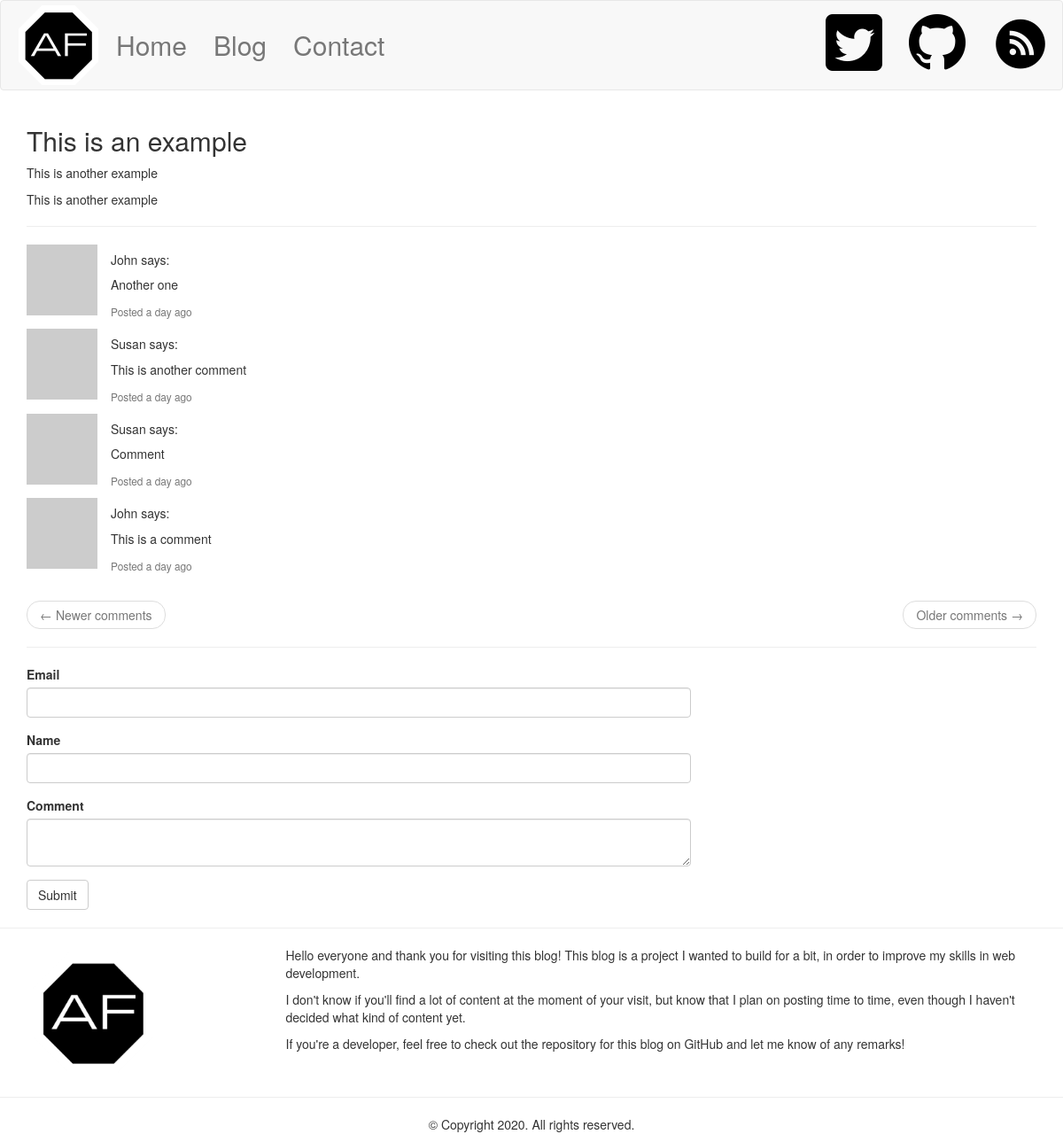
/post/1, run on the app's committed database.
### app/models.py (models this page shows, shortened)
class Post(db.Model):
    id = db.Column(db.Integer, primary_key = True)
    title = db.Column(db.String(80), unique = True)
    description = db.Column(db.String(140))
    body = db.Column(db.String)
    timestamp = db.Column(db.DateTime, default = datetime.utcnow)
    comments = db.relationship('Comment', backref='comments', lazy='dynamic')
    user_id = db.Column(db.Integer, db.ForeignKey('user.id'))

class Comment(db.Model):
    id = db.Column(db.Integer, primary_key=True)
    email = db.Column(db.String(64))
    name = db.Column(db.String)
    comment = db.Column(db.String)
    timestamp = db.Column(db.DateTime, default=datetime.utcnow)
    post_id = db.Column(db.Integer, db.ForeignKey('post.id'))
    def avatar(self, size):
        digest = md5(self.email.lower().encode('utf-8')).hexdigest()
        return 'https://www.gravatar.com/avatar/{}?d=identicon&s={}'.format(
            digest, size)

### app/routes.py (the view, shortened to what this page needs)
@app.route('/post/<id>', methods=['GET', 'POST'])
def post(id): #View for full post, since the blog and index view only display title + description
    post = Post.query.filter_by(id=id).first()
    page = request.args.get('page', 1, type=int)
    comments = Comment.query.filter_by(post_id=id).order_by(Comment.timestamp.desc()).paginate(
        page, app.config['COMMENTS_PER_POST'], False)
    next_page = url_for('post', id=id, page=comments.next_num) if comments.has_next else None
    prev_page = url_for('post', id=id, page=comments.prev_num) if comments.has_prev else None
    form = CommentForm()
    return render_template('post.html', title=post.title, form=form, post=post,
     comments=comments.items, next_page=next_page, prev_page=prev_page)

### app/forms.py
class CommentForm(FlaskForm):
    email = StringField('Email', validators=[DataRequired(), Email()])
    name = StringField('Name', validators=[DataRequired()])
    comment = TextAreaField('Comment', validators=[DataRequired()])
    submit = SubmitField('Submit')

### app/routes.py (called while the page is built)
@app.before_request #Update database for each new visit. Problem: takes in account my own visits
def before_request():
        visits = Stats.query.filter_by(day_visits = date.today()).first()
        if visits is None:
            new_day_visits = Stats()
            db.session.add(new_day_visits)
            db.session.commit()
        else:
            visits.visits += 1
            db.session.commit()

### app/templates/post.html
{% extends 'base.html' %}
{% block app_content %}
<h2>{{ post.title }}</h2>
<p>{{ post.description }}</p>
<p>{{ post.body }}</p>
{% include 'comment.html' %}
{% endblock %}

### app/templates/base.html (shortened to what this page needs)
{% extends 'bootstrap/base.html' %}
    {% block navbar %}
      <nav class="navbar navbar-default">
        <div class="container-fluid">
          <div class="navbar-header">
            <a href="{{ url_for('index') }}">
              <img src='{{ url_for("static", filename="img/logo_200x200.png") }}' width=100 height=100>
            </a>
          </div>
            <ul class="nav navbar-nav">
              <li style='top:25px; font-size: 30px;'><a href='{{ url_for("index") }}'>Home</a></li>
              <li style='top:25px; font-size: 30px;'><a href='{{ url_for("blog") }}'>Blog</a></li>
              <li style='top:25px; font-size: 30px;'><a href='{{ url_for("contact") }}'>Contact</a></li>
            </ul>
          <ul class=" nav navbar-nav navbar-right">
            <li><a href='https://twitter.com/AntoineFcrias'><img src=' {{ url_for("static", filename="img/twitter.png") }}'></a></li>
            <li><a href='https://github.com/Atienon'><img src=' {{ url_for("static", filename="img/github.png") }}'></a></li>
            <li><a href='{{ url_for("rss") }}'><img src=' {{ url_for("static", filename="img/RSS.png") }}'></a></li>
          </ul>
        </div>
      </nav>
    {% endblock %}
    {% block content %}
    <div class='container'>
    {% block app_content %}{% endblock %}
  </div>
    <hr>
    <footer>
      <div class='container'>
        <div class='row'>
          <div class='col-sm-3'>
            <img src="{{ url_for('static', filename='img/logo_200x200.png')}}" width=150 height=150>
          </div>
          <div class='col-sm-9'>
              <p>
                Hello everyone and thank you for visiting this blog! This blog is a project I wanted to build for a bit, in order to improve my skills in web development.
              </p>
              <p>
                I don't know if you'll find a lot of content at the moment of your visit, but know that I plan on posting time to time, even though I haven't decided what kind of content yet.
              </p>
              <p>
                If you're a developer, feel free to check out the repository for this blog on GitHub and let me know of any remarks!
              </p>
          </div>
        </div>
      </div>
      <hr>
      <p style='text-align:center'>© Copyright 2020. All rights reserved.</p>
    </footer>
{% endblock %}

### app/templates/comment.html
{% import 'bootstrap/wtf.html' as wtf%}
{% if comments %}<hr>{% endif %}
{% for comment in comments %}
<div class="card mb-3" style="max-width: 540px;">
  <div class="row no-gutters">
    <div class="col-md-2">
      <img src="{{ comment.avatar(64)}}" class="card-img" alt="Avatar">
    </div>
    <div class="col-md-10">
      <div class="card-body">
        <h5 class="card-title">{{ comment.name }} says: </h5>
        <p class="card-text">{{ comment.comment }}</p>
        <p class="card-text"><small class="text-muted">Posted {{ moment(comment.timestamp).fromNow() }}</small></p>
      </div>
    </div>
  </div>
</div>
{% endfor %}
<nav aria-label="...">
    <ul class="pager">
        <li class="previous{% if not prev_url %} disabled{% endif %}">
            <a href="{{ prev_url or '#' }}">
                <span aria-hidden="true">&larr;</span> Newer comments
            </a>
        </li>
        <li class="next{% if not next_url %} disabled{% endif %}">
            <a href="{{ next_url or '#' }}">
                Older comments <span aria-hidden="true">&rarr;</span>
            </a>
        </li>
    </ul>
</nav>
<hr>
<div class='row'>
  <div class='col-md-8'>
    {{ wtf.quick_form(form) }}
  </div>
</div>

### data on the page
Post: title "This is an example", description "This is another example", body "This is another example"
Comment: name "John", comment "Another one", timestamp "a day ago"
Comment: name "Susan", comment "This is another comment", timestamp "a day ago"
Comment: name "Susan", comment "Comment", timestamp "a day ago"
Comment: name "John", comment "This is a comment", timestamp "a day ago"
